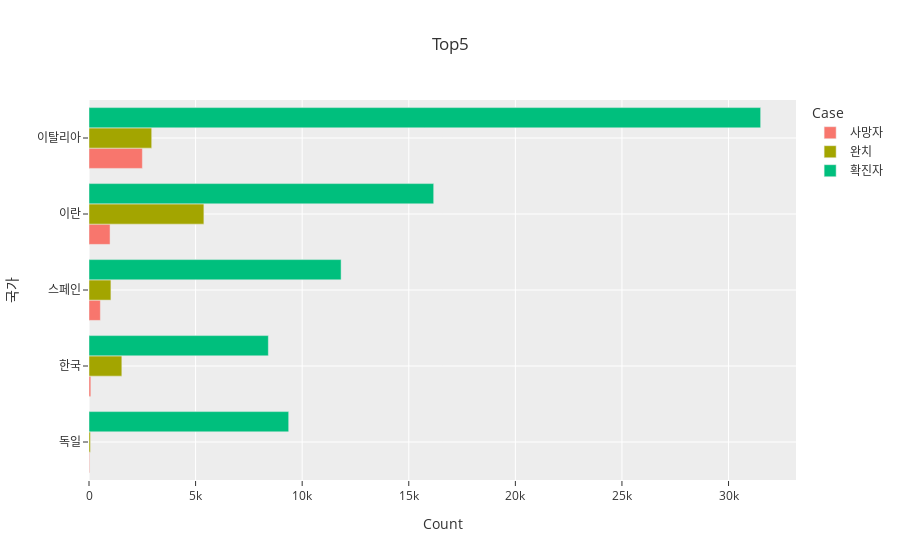

The cell this chart's notebook holds for it:
### Code cell
df_g = px.bar(df_m , x = "Count" , y = "국가",
                color = "Case" , barmode = "group",
                template = "ggplot2" , title = "Top5" , orientation = "h")
df_g.show()

### Figure 1 — Plotly figure (JSON) as saved in the notebook; plotly's stock layout.template omitted (floating-point values rounded to 4 significant figures)
{"data": [{"alignmentgroup": "True", "hoverlabel": {"namelength": 0}, "hovertemplate": "Case=사망자<br>Count=%{x}<br>국가=%{y}", "legendgroup": "사망자", "marker": {"color": "#F8766D"}, "name": "사망자", "offsetgroup": "사망자", "orientation": "h", "showlegend": true, "textposition": "auto", "type": "bar", "x": [26, 86, 533, 988, 2503], "xaxis": "x", "y": ["독일", "한국", "스페인", "이란", "이탈리아"], "yaxis": "y"}, {"alignmentgroup": "True", "hoverlabel": {"namelength": 0}, "hovertemplate": "Case=완치<br>Count=%{x}<br>국가=%{y}", "legendgroup": "완치", "marker": {"color": "#A3A500"}, "name": "완치", "offsetgroup": "완치", "orientation": "h", "showlegend": true, "textposition": "auto", "type": "bar", "x": [67, 1028, 1540, 2941, 5389], "xaxis": "x", "y": ["독일", "스페인", "한국", "이탈리아", "이란"], "yaxis": "y"}, {"alignmentgroup": "True", "hoverlabel": {"namelength": 0}, "hovertemplate": "Case=확진자<br>Count=%{x}<br>국가=%{y}", "legendgroup": "확진자", "marker": {"color": "#00BF7D"}, "name": "확진자", "offsetgroup": "확진자", "orientation": "h", "showlegend": true, "textposition": "auto", "type": "bar", "x": [8413, 9367, 11826, 16169, 31506], "xaxis": "x", "y": ["한국", "독일", "스페인", "이란", "이탈리아"], "yaxis": "y"}], "layout": {"barmode": "group", "legend": {"title": {"text": "Case"}, "tracegroupgap": 0}, "title": {"text": "Top5"}, "xaxis": {"anchor": "y", "domain": [0, 1], "title": {"text": "Count"}}, "yaxis": {"anchor": "x", "domain": [0, 1], "title": {"text": "국가"}}}}
